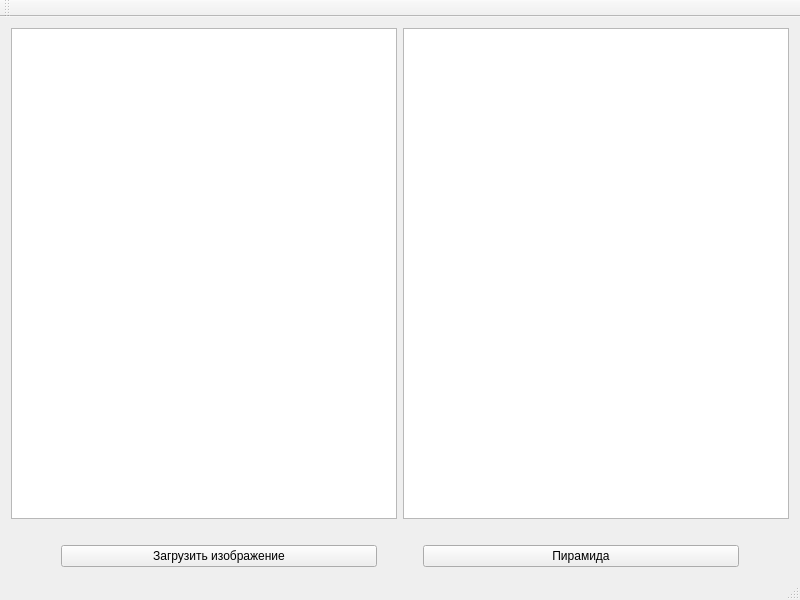
<?xml version="1.0" encoding="UTF-8"?>
<ui version="4.0">
 <class>MainWindow</class>
 <widget class="QMainWindow" name="MainWindow">
  <property name="geometry">
   <rect>
    <x>0</x>
    <y>0</y>
    <width>800</width>
    <height>600</height>
   </rect>
  </property>
  <property name="windowTitle">
   <string>Заголовок</string>
  </property>
  <widget class="QWidget" name="centralWidget">
   <layout class="QHBoxLayout" name="horizontalLayout_3">
    <item>
     <layout class="QVBoxLayout" name="verticalLayout">
      <item>
       <layout class="QHBoxLayout" name="horizontalLayout">
        <item>
         <widget class="QGraphicsView" name="graphicsView"/>
        </item>
        <item>
         <widget class="QGraphicsView" name="graphicsView_2"/>
        </item>
       </layout>
      </item>
      <item>
       <spacer name="verticalSpacer">
        <property name="orientation">
         <enum>Qt::Vertical</enum>
        </property>
        <property name="sizeType">
         <enum>QSizePolicy::Fixed</enum>
        </property>
        <property name="sizeHint" stdset="0">
         <size>
          <width>20</width>
          <height>20</height>
         </size>
        </property>
       </spacer>
      </item>
      <item>
       <layout class="QHBoxLayout" name="horizontalLayout_2">
        <item>
         <spacer name="horizontalSpacer">
          <property name="orientation">
           <enum>Qt::Horizontal</enum>
          </property>
          <property name="sizeType">
           <enum>QSizePolicy::Fixed</enum>
          </property>
          <property name="sizeHint" stdset="0">
           <size>
            <width>50</width>
            <height>20</height>
           </size>
          </property>
         </spacer>
        </item>
        <item>
         <widget class="QPushButton" name="pushButton">
          <property name="text">
           <string>Загрузить изображение</string>
          </property>
         </widget>
        </item>
        <item>
         <spacer name="horizontalSpacer_2">
          <property name="orientation">
           <enum>Qt::Horizontal</enum>
          </property>
          <property name="sizeType">
           <enum>QSizePolicy::Fixed</enum>
          </property>
          <property name="sizeHint" stdset="0">
           <size>
            <width>40</width>
            <height>20</height>
           </size>
          </property>
         </spacer>
        </item>
        <item>
         <widget class="QPushButton" name="pushButton_2">
          <property name="text">
           <string>Пирамида</string>
          </property>
         </widget>
        </item>
        <item>
         <spacer name="horizontalSpacer_3">
          <property name="orientation">
           <enum>Qt::Horizontal</enum>
          </property>
          <property name="sizeType">
           <enum>QSizePolicy::Fixed</enum>
          </property>
          <property name="sizeHint" stdset="0">
           <size>
            <width>50</width>
            <height>20</height>
           </size>
          </property>
         </spacer>
        </item>
       </layout>
      </item>
     </layout>
    </item>
   </layout>
  </widget>
  <widget class="QToolBar" name="mainToolBar">
   <attribute name="toolBarArea">
    <enum>TopToolBarArea</enum>
   </attribute>
   <attribute name="toolBarBreak">
    <bool>false</bool>
   </attribute>
  </widget>
  <widget class="QStatusBar" name="statusBar"/>
 </widget>
 <layoutdefault spacing="6" margin="11"/>
 <resources/>
 <connections/>
</ui>
